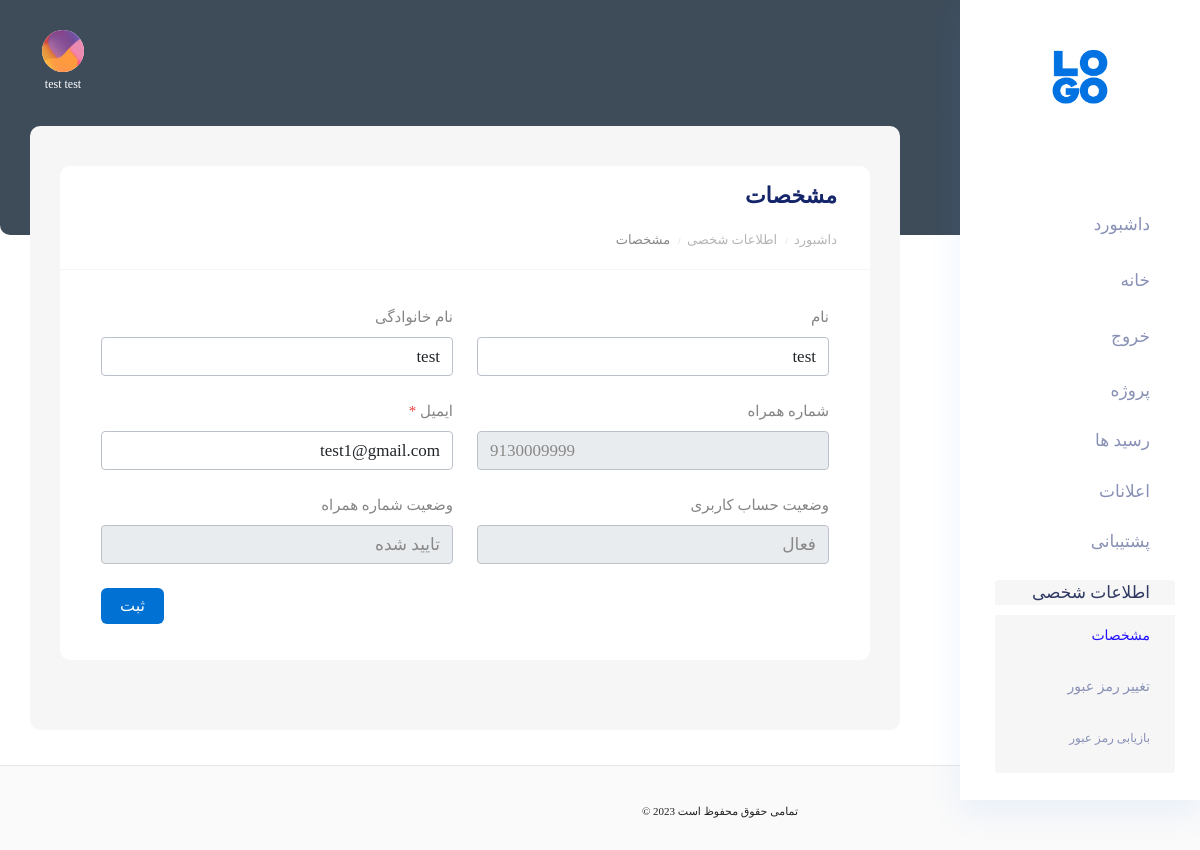
The app's page /u/dashboard/info/detail (signed in) with its own data.
### account/models.py (models this page shows, shortened)
class User(AbstractUser):
    ROLE_USER_OPTIONS = (
        ('normal_user', 'کاربر عادی'),
        ('financial_user', 'ادمین مالی'),
        ('super_user', 'ادمین وِیژه'),
    )
    first_name = models.CharField("first name", max_length=150, blank=True, default="بدون نام")
    username = None
    email = models.EmailField("email address", null=True, blank=True, unique=True)
    phonenumber = PhoneNumberField(region='IR', unique=True)
    is_phonenumber_confirmed = models.BooleanField(default=False)
    role = models.CharField(max_length=20, choices=ROLE_USER_OPTIONS, default='normal_user')
    USERNAME_FIELD = "phonenumber"
    REQUIRED_FIELDS = []
    objects = CustomBaseUserManager()
    normal_user = NormalUserManager()
    financial_user = FinancialUserManager()
    super_user = SuperUserManager()
    class Meta:
        ordering = '-id',
    @property
    def is_admin(self):
        return True if self.role in settings.ADMIN_USER_ROLES else False
    @property
    def is_common_admin(self):
        return True if self.role in settings.COMMON_ADMIN_USER_ROLES else False
    @property
    def is_super_admin(self):
        return True if self.role in settings.SUPER_ADMIN_ROLES else False
    def get_raw_phonenumber(self):
        p = str(self.phonenumber).replace('+98', '')
        return p
    def get_full_name(self):
        fl = f'{self.first_name} {self.last_name}'.strip() or 'بدون نام'
        return fl
    def get_email(self):
        return self.email or '-'
    def get_image_url(self):
        return '/static/images/dashboard/client_img.png'

### account/views/dashboard.py (the view)
# urls.py: path('dashboard/info/detail', dashboard.DashboardInfoDetail.as_view(), name='info_detail'),
class DashboardInfoDetail(LoginRequiredMixinCustom, View):
    def get(self, request):
        return render(request, 'account/dashboard/information/detail.html')

### core/auth/mixins.py (called while the page is built)
    def dispatch(self, request, *args, **kwargs):
        if not request.user.is_authenticated:
            return self.handle_no_permission()
        if not request.user.is_phonenumber_confirmed:
            return redirect('account:confirm_phonenumber')
        return super().dispatch(request, *args, **kwargs)

### account/templates/account/dashboard/information/detail.html (shortened to what this page needs)
{% extends 'account/dashboard/components/base/base_template.html' %}
{% block Content %}
    {% include 'account/dashboard/components/base/nav.html' %}
    <section class="main_content dashboard_part large_header_bg">
        {% include 'account/dashboard/components/base/header.html' %}
        <div class="main_content_iner">
            <div class="container-fluid p-0 ">
                <div class="col-lg-12">
                    <div class="white_card mb_30">
                        <div class="white_card_header">
                            <div class="box_header m-0">
                                <div class="main-title">
                                    <h3 class="m-0">مشخصات</h3>
                                </div>
                            </div>
                             <div class="breadcrumb">
                                <ul>
                                    <li>
                                        <a href="{% url 'account:dashboard' %}">داشبورد</a>
                                    </li>
                                    <li>
                                        <a href="#">اطلاعات شخصی</a>
                                    </li>
                                    <li>
                                        <a href="">مشخصات</a>
                                    </li>
                                </ul>
                            </div>
                        </div>
                        <div class="white_card_body">
                            <div class="card-body">
                                <form action="{% url 'account:user_update' %}" method="post">
                                    <div class="row mb-3">
                                        <div class="col-md-6">
                                            <label class="form-label" for="inputNameUserRegister">
                                                نام
                                            </label>
                                            <input type="text" name="first_name" class="form-control"
                                                   id="inputNameUserRegister"
                                                   placeholder="نام" minlength="2" maxlength="50"
                                                   value="{{ user.first_name }}">
                                        </div>
                                        <div class="col-md-6">
                                            <label class="form-label" for="inputLastNameUserRegister">نام
                                                خانوادگی</label>
                                            <input type="text" name="last_name" class="form-control"
                                                   id="inputLastNameUserRegister" placeholder="نام خانوادگی"
                                                   minlength="3" maxlength="100" value="{{ user.last_name }}">
                                        </div>
                                    </div>
                                    <div class="row mb-3">
                                        <div class="col-md-6">
                                            <label class="form-label" for="inputPhonenumberUserRegister">
                                                شماره همراه
                                            </label>
                                            <input type="tel" name="phonenumber" class="form-control"
                                                   id="inputPhonenumberUserRegister"
                                                   placeholder="شماره همراه" required minlength="11" maxlength="14"
                                                   value="{{ user.get_raw_phonenumber }}" disabled autocomplete="off">
                                        </div>
                                        <div class="col-md-6">
                                            <label class="form-label" for="inputEmailUserRegister">
                                                ایمیل
                                                <span class="field-required">*</span>
                                            </label>
                                            <input type="email" name="email" class="form-control"
                                                   id="inputEmailUserRegister" required placeholder="ایمیل"
                                                   minlength="3" maxlength="64" value="{{ user.get_email }}"
                                                   autocomplete="off">
                                        </div>
                                    </div>
                                    <div class="row mb-3">
                                        <div class="col-md-6">
                                            <label class="form-label" for="">
                                                وضعیت حساب کاربری
                                            </label>
                                            <input type="text" class="form-control" required
                                                   value="{% if user.is_active %}فعال{% else %}غیر فعال{% endif %}"
                                                   autocomplete="off" disabled>
                                        </div>
                                        <div class="col-md-6">
                                            <label class="form-label" for="">
                                                وضعیت شماره همراه
                                            </label>
                                            <input type="text" class="form-control" required
                                                   value="{% if user.is_phonenumber_confirmed %}تایید شده{% else %}تایید نشده{% endif %}"
                                                   autocomplete="off" disabled>
                                        </div>
                                    </div>
                                    <div class="field field-button text-left">
                                        <button type="submit">ثبت</button>
                                    </div>
                                </form>
                            </div>
                        </div>
                    </div>
                </div>
            </div>
        </div>
        {% include 'account/dashboard/components/base/footer.html' %}
    </section>
{% endblock %}

### account/templates/account/dashboard/components/base/header.html (shortened to what this page needs)
{% load static %}
<header>
    <div class="container-fluid g-0">
        <div class="row">
            <div class="col-lg-12 p-0 ">
                <div class="header_iner d-flex justify-content-between align-items-center">
                    <div class="header_right d-flex justify-content-between align-items-center">
                        <div class="header_notification_warp d-flex align-items-center">
                            <li class="m-1" title="اعلانات">
                                <a href="{% url 'notification:notification_dashboard_user_personal_list' %}"><i
                                        class="fa fa-bell"></i></a>
                            </li>
                            <li class="m-1" title="خروج">
                                <a href="{% url 'account:logout' %}">
                                    <i class="fa fa-sign-out-alt"></i>
                                </a>
                            </li>
                        </div>
                        <div class="profile_info text-center mx-4">
                            <a href="{% url 'account:info_detail' %}">
                                <img src="{{ user.get_image_url }}" alt="{{ user.get_full_name }}">
                                <p class="font-60 text-center text-white">
                                    {{ user.get_full_name|truncatechars:30 }}
                                </p>
                            </a>
                        </div>
                    </div>
                </div>
            </div>
        </div>
    </div>
</header>

### static/styles/form.css (style rules this page uses)
::placeholder { font-family: 'Vazir'; font-size: 80%; color: #aaa; }
label { font-size: 75%; text-align: right; color: #858585; display: block; }
.field input, .field button { border: none; font-size: 16px; font-weight: 400; border-radius: 6px; }
.field button { padding: 6px 19px; }
input[disabled] { color: #888; }
.field button { color: #fff; background-color: #0171d3; transition: all 0.3s ease; cursor: pointer; font-family: 'Vazir'; }
.field-required { color: #ef4141; }
.form-control { margin-bottom: 8px; }

### static/styles/base.css (style rules this page uses)
* { margin: 0; padding: 0; box-sizing: border-box; }
input { font-size: 85% !important; color: #5e8591; }
body { font-family: 'Vazir'; }
.text-left { text-align: left; }
.font-60 { font-size: 60% !important; }
.breadcrumb { margin-bottom: 0 !important; margin-top: 13px; }
.breadcrumb ul { direction: rtl; width: 100%; display: block; }
.breadcrumb li { font-size: 65%; display: inline-block; color: #b5b5b5; }
.breadcrumb li:after { content: "/"; margin: 0 3px; font-size: 70%; color: #ccc; }
.breadcrumb li:last-of-type:after { content: ""; margin: 0; }
.breadcrumb li a { color: inherit; }
.breadcrumb a[href=""] { color: #878787; }

### records on screen
User: get_full_name (picture), get_full_name "test test", first_name "test", last_name "test", phonenumber "9130009999", email "test1@gmail.com", is_active "فعال", is_phonenumber_confirmed "تایید شده"
